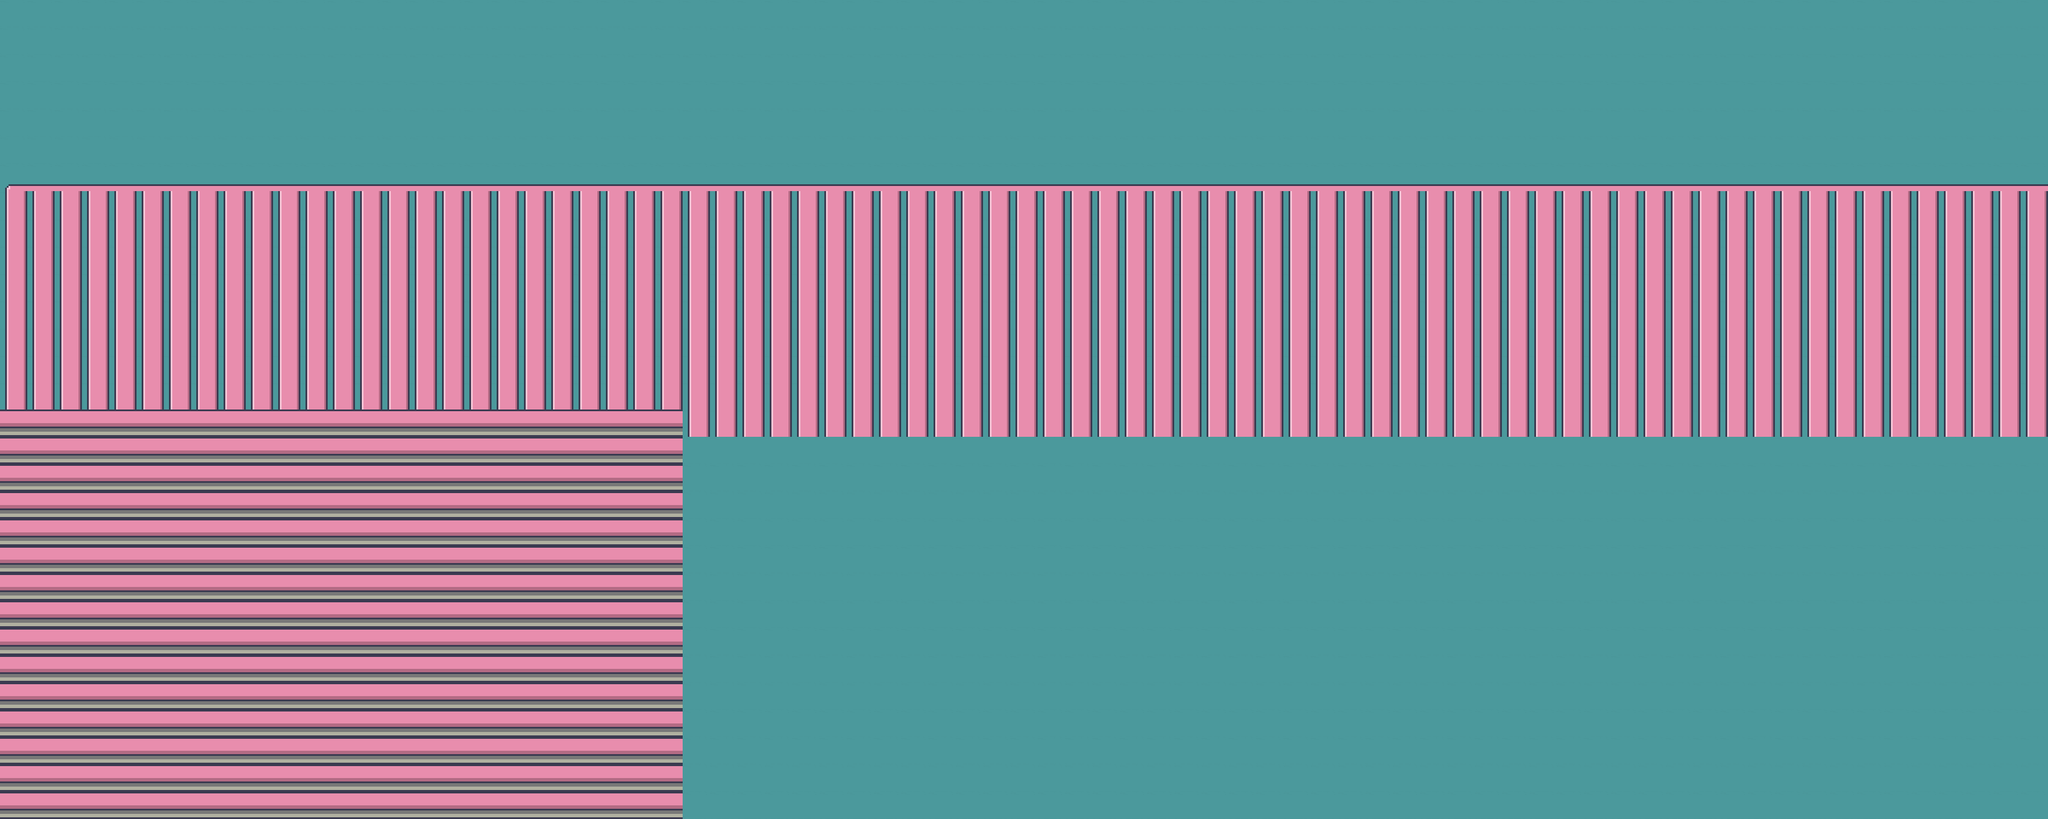

This is a level from a 2D game, rendered from its Tiled map with the project's own tilesets. A one-line summary and the map file follow, with tile-layer data summarised:
An orthogonal 75x30 tile map with 48x48 px tiles, 2 tile layers (Background, Table).

<map version="1.10" tiledversion="1.11.2" orientation="orthogonal" renderorder="right-down" width="75" height="30" tilewidth="48" tileheight="48" infinite="0" nextlayerid="3" nextobjectid="1">
 <tileset firstgid="1" source="../tsx/my_interior.tsx" />
 <layer id="2" name="Background" width="75" height="30">
  <data>[2250 cells, 2250 non-empty, 1 distinct tile ids]</data>
 </layer>
 <layer id="1" name="Table" width="75" height="30">
  <data>[2250 cells, 1100 non-empty, 4 distinct tile ids]</data>
 </layer>
</map>